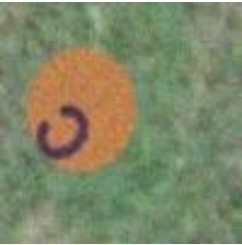
#> input picture python(HSV color detection)/Sample input-2.jpg, 242 x 245 px
$ python 'HSV 3.py'
#> lines starting #> are read from the running program, lines starting #| are printed output that depends on the picture; after the words box and inside, x2 and y2 are one past the last pixel; in counts of white or black regions, pixels touching at a corner belong together
import cv2
import numpy as np

# Read the image in grayscale
img = cv2.imread('Sample input-2.jpg', 0)
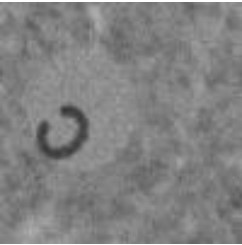
#> img: shape (245, 242); min 53, max 255, mean 130.1

# Binary Thresholding
_, th1 = cv2.threshold(img, 50, 255, cv2.THRESH_BINARY)
#> th1: shape (245, 242); every value is 255

# Binary Inverted Thresholding
_, th2 = cv2.threshold(img, 200, 255, cv2.THRESH_BINARY_INV)
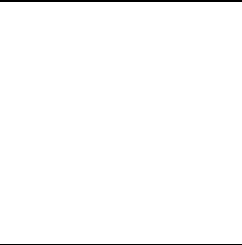
#> th2: shape (245, 242); 98.8% white; 2 black regions, box (x1, y1, x2, y2) and area: (0, 0, 242, 2) 484, (0, 244, 242, 245) 242

# Truncated Thresholding
_, th3 = cv2.threshold(img, 127, 255, cv2.THRESH_TRUNC)
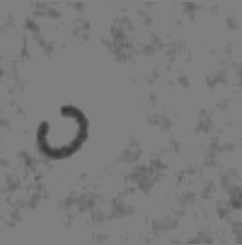
#> th3: shape (245, 242); min 53, max 127, mean 122.9

# To Zero Thresholding
_, th4 = cv2.threshold(img, 127, 255, cv2.THRESH_TOZERO)
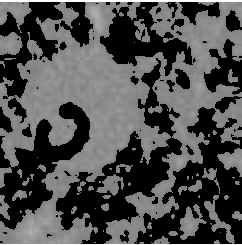
#> th4: shape (245, 242); min 0, max 255, mean 78.4

# To Zero Inverted Thresholding
_, th5 = cv2.threshold(img, 127, 255, cv2.THRESH_TOZERO_INV)
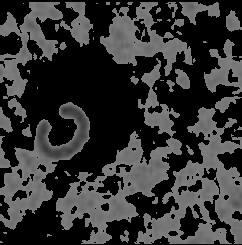
#> th5: shape (245, 242); min 0, max 127, mean 51.7

# Display the images
cv2.imshow("Original Image", img)
cv2.imshow("Binary Thresholding", th1)
cv2.imshow("Binary Inverted Thresholding", th2)
cv2.imshow("Truncated Thresholding", th3)
cv2.imshow("To Zero Thresholding", th4)
cv2.imshow("To Zero Inverted Thresholding", th5)

cv2.waitKey(0)
cv2.destroyAllWindows()
